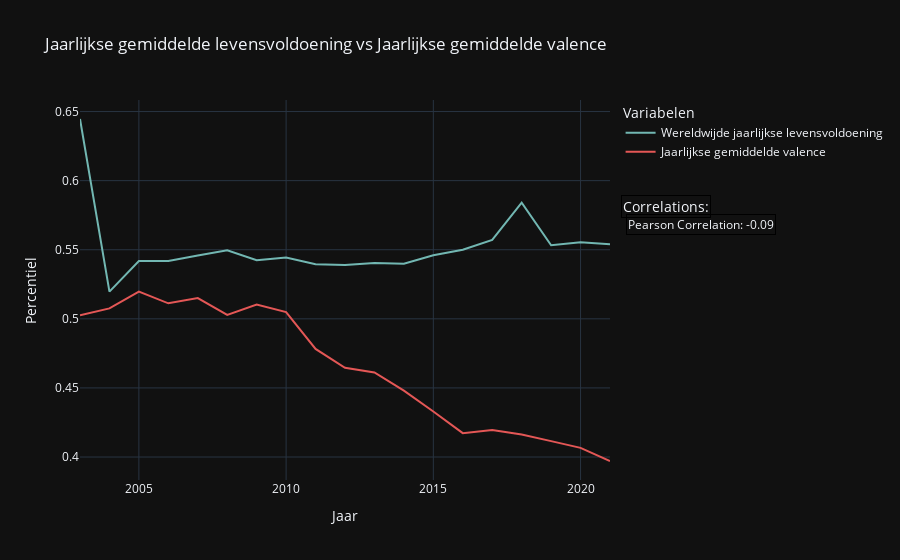

The cell this chart's notebook holds for it:
### Markdown cell above
In de inleiding werd vermeld dat deze sombere moderne mens minder gelukkig is dan 20 jaar geleden volgens cijfers van het CBS (2019). Hoe zit dat met muziek? Vrolijke muziek wordt vaak in majeur geschreven en droevige muziek in mineur. In de bovenstaande staafdiagram wordt de verdeling getoond tussen nummers die in mineur zijn geschreven en de nummers die in majeur zijn geschreven. Op de x-as staat het aantal jaren en op y-as staat majeur en mineur verdeeld in percentages. Wat opvalt aan dit diagram is dat er over het algemeen niet veel veranderd is over de jaren heen. Vanaf de jaren ‘10 is er echter wel een lichte stijging te zien in de hoeveelheid nummers die in mineur zijn geschreven. Dit zou dus kunnen betekenen dat er tegenwoordig meer droevige muziek wordt uitgebracht dan voorheen.



Daarnaast is er ook iets wat opvalt bij de scatterplot met trendlijn over de gemiddelde 'valence' per maand. In deze subplot is op de x-as het jaar te zien en op de y-as is de valence-waarde tussen 0 en 1 te zien. De valence is de positiviteit of blijheid van een nummer gekwantificeerd door Spotify’s eigen API. Wat opvalt is het verschil in gemiddelde 'valance' van de jaren '60 en de jaren '10. De trendlijn toont namelijk een daling aan. Dit zou wederom kunnen betekenen dat er tegenwoordig meer droevige muziek wordt uitgebracht dan voorheen.

Deze daling van de 'valence' samen met de stijging van het aantal nummers dat geschreven is in een mineur-toonsoort zou erop kunnen duiden dat de minder gelukkige moderne mens over het algemeen in de afgelopen 60 jaar steeds meer sombere muziek is gaan luisteren en maken. Muziek lijkt mee te veranderen.

### Code cell
#@title Plot met blijheidsdata en correlaties
test_series = happiness_dataset.groupby('Year').mean(numeric_only=True)['Cantril ladder score']
test_series = test_series.map(lambda x: x/10)
#test_series = test_series.map(lambda x: (x - test_series.min())/(test_series.max() - test_series.min()))

test_series2 = main_dataset[(main_dataset['year'] >= 2003) & (main_dataset['year'] <= 2021)].groupby('year').mean(numeric_only=True)['valence']
#test_series2 = test_series2.map(lambda x: (x - test_series2.min())/(test_series2.max() - test_series2.min()))

correlation_pearson = test_series.corr(test_series2, method='pearson')
correlation_spearman = test_series.corr(test_series2, method='spearman')

fig_happiness_valence = go.Figure()

fig_happiness_valence.add_trace(go.Scatter(x= main_dataset[(main_dataset['year'] >= 2003) & (main_dataset['year'] <= 2021)].groupby('year').mean(numeric_only=True).index,
                                           y= test_series,
                                           name='Wereldwijde jaarlijkse levensvoldoening',
                                           mode = 'lines',
                                           line_color=px.colors.qualitative.T10[3]
                                           ))

fig_happiness_valence.add_trace(go.Scatter(x=main_dataset[(main_dataset['year'] >= 2003) & (main_dataset['year'] <= 2021)].groupby('year').mean(numeric_only=True).index,
                                           y=test_series2,
                                           name='Jaarlijkse gemiddelde valence',
                                           mode='lines',
                                           line_color=px.colors.qualitative.T10[2]
                                           ))


fig_happiness_valence.update_layout(title='Jaarlijkse gemiddelde levensvoldoening vs Jaarlijkse gemiddelde valence',
                                    xaxis_title="Jaar",
                                    yaxis_title="Percentiel",
                                    legend_title="Variabelen",)


fig_happiness_valence.add_annotation(text=f'Correlations:',
                                     align='left',
                                     showarrow=False,
                                     xref='paper',
                                     yref='paper',
                                     x=1.02,
                                     y=0.75,
                                     font_size = 14,
                                     bordercolor='black',
                                     borderwidth=1,
                                     xanchor="left")

fig_happiness_valence.add_annotation(text=f'Pearson Correlation: {correlation_pearson:.2f}',
                                     align='left',
                                     showarrow=False,
                                     xref='paper',
                                     yref='paper',
                                     x=1.03,
                                     y=0.7,
                                     bordercolor='black',
                                     borderwidth=1,
                                     xanchor="left")
fig_happiness_valence.show()

### Figure 1 — Plotly figure (JSON) as saved in the notebook; plotly's stock layout.template omitted (floating-point values rounded to 4 significant figures)
{"data": [{"line": {"color": "#72B7B2"}, "mode": "lines", "name": "Wereldwijde jaarlijkse levensvoldoening", "type": "scatter", "x": [2003, 2004, 2005, 2006, 2007, 2008, 2009, 2010, 2011, 2012, 2013, 2014, 2015, 2016, 2017, 2018, 2019, 2020, 2021], "y": [0.6446, 0.5197, 0.5418, 0.5419, 0.5458, 0.5497, 0.5424, 0.5444, 0.5395, 0.5389, 0.5404, 0.5399, 0.546, 0.5499, 0.5571, 0.5841, 0.5533, 0.5554, 0.554]}, {"line": {"color": "#E45756"}, "mode": "lines", "name": "Jaarlijkse gemiddelde valence", "type": "scatter", "x": [2003, 2004, 2005, 2006, 2007, 2008, 2009, 2010, 2011, 2012, 2013, 2014, 2015, 2016, 2017, 2018, 2019, 2020, 2021], "y": [0.5025, 0.5075, 0.5197, 0.5112, 0.515, 0.5029, 0.5103, 0.5048, 0.4782, 0.4646, 0.4612, 0.4481, 0.433, 0.4173, 0.4195, 0.4163, 0.4115, 0.4066, 0.3971]}], "layout": {"annotations": [{"align": "left", "bordercolor": "black", "borderwidth": 1, "font": {"size": 14}, "showarrow": false, "text": "Correlations:", "x": 1.02, "xanchor": "left", "xref": "paper", "y": 0.75, "yref": "paper"}, {"align": "left", "bordercolor": "black", "borderwidth": 1, "showarrow": false, "text": "Pearson Correlation: -0.09", "x": 1.03, "xanchor": "left", "xref": "paper", "y": 0.7, "yref": "paper"}], "legend": {"title": {"text": "Variabelen"}}, "title": {"text": "Jaarlijkse gemiddelde levensvoldoening vs Jaarlijkse gemiddelde valence"}, "xaxis": {"title": {"text": "Jaar"}}, "yaxis": {"title": {"text": "Percentiel"}}}}
